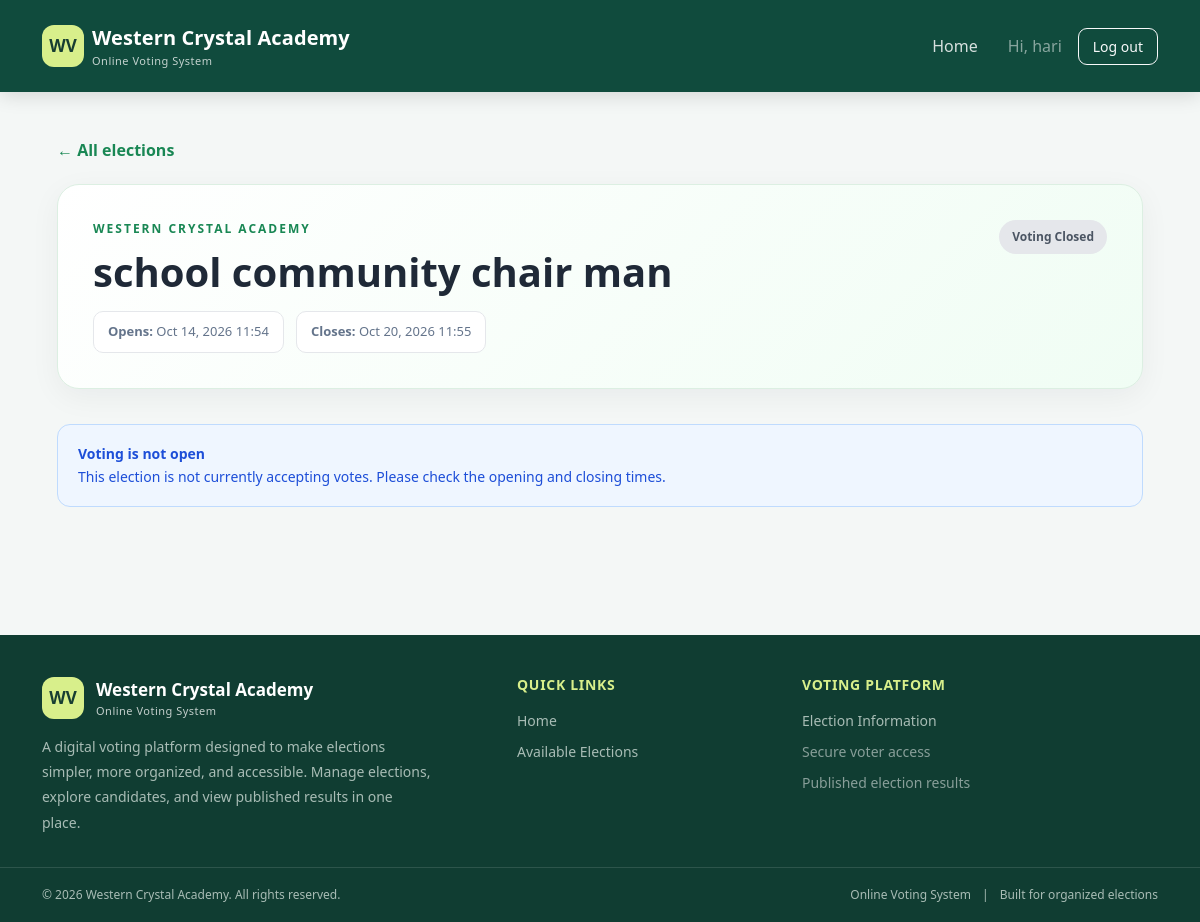
The app's page /voting/elections/2/ (signed in) with its own data.
### voting/models.py (models this page shows, shortened)
class Election(models.Model):
    title = models.CharField(max_length=150)
    description = models.TextField(blank=True)
    opens_at = models.DateTimeField()
    closes_at = models.DateTimeField()
    is_published = models.BooleanField(default=False)
    results_published = models.BooleanField(default=False)
    created_at = models.DateTimeField(auto_now_add=True)
    class Meta:
        ordering = ["-opens_at"]
    @property
    def is_open(self):
        now = timezone.now()
        return (
            self.is_published
            and self.opens_at <= now <= self.closes_at
        )

### voting/views.py (the view)
# urls.py: path("elections/<int:election_id>/", views.election_detail, name="election_detail"),
@login_required
def election_detail(request, election_id):
    election = get_object_or_404(
        Election,
        pk=election_id,
        is_published=True,
    )
    profile = getattr(
        request.user,
        "voter_profile",
        None,
    )
    has_voted = Participation.objects.filter(
        election=election,
        voter=request.user,
    ).exists()
    candidates = election.candidates.filter(
        is_active=True,
    ).order_by("full_name")
    return render(
        request,
        "voting/election_detail.html",
        {
            "election": election,
            "candidates": candidates,
            "profile": profile,
            "has_voted": has_voted,
            "is_open": election.is_open,
        },
    )

### templates/voting/election_detail.html (shortened to what this page needs)
{% extends "base.html" %}
{% block content %}
<div class="election-page">
    <a href="{% url 'home' %}" class="back-link">
        &larr; All elections
    </a>
    <section class="election-header">
        <div class="d-flex flex-wrap justify-content-between align-items-start gap-3">
            <div style="flex: 1; min-width: 0;">
                <p class="election-label">WESTERN CRYSTAL ACADEMY</p>
                <h1 class="election-title">
                    {{ election.title }}
                </h1>
            </div>
            {% if is_open %}
                <span class="election-status status-open">
                    Voting Open
                </span>
            {% else %}
                <span class="election-status status-closed">
                    Voting Closed
                </span>
            {% endif %}
        </div>
        <div class="election-dates">
            <div class="date-item">
                <strong>Opens:</strong>
                {{ election.opens_at|date:"M d, Y H:i" }}
            </div>
            <div class="date-item">
                <strong>Closes:</strong>
                {{ election.closes_at|date:"M d, Y H:i" }}
            </div>
        </div>
    </section>
    {% if not profile or not profile.is_eligible %}
        <div class="notice notice-warning">
            <strong>Voter approval required</strong><br>
            Your voter profile has not been approved yet.
            Please contact the election administrator.
        </div>
    {% elif has_voted %}
        <div class="notice notice-success">
            <strong>Participation recorded</strong><br>
            Your participation has been recorded for this election.
            You cannot vote again in this election.
        </div>
    {% else %}
        <div class="notice notice-info">
            <strong>Voting is not open</strong><br>
            This election is not currently accepting votes. Please check the opening and closing times.
        </div>
    {% endif %}
</div>
{% endblock %}

### templates/base.html (shortened to what this page needs)
<!doctype html>
<html lang="en">
<head>
    <link href="https://cdn.jsdelivr.net/npm/bootstrap@5.3.3/dist/css/bootstrap.min.css"
          rel="stylesheet">
</head>
<body>
<nav class="navbar navbar-expand-lg navbar-dark main-navbar">
    <div class="container">
        <a class="navbar-brand d-flex align-items-center gap-2"
           href="{% url 'home' %}">
            <span class="brand-mark">WV</span>
            <span>
                Western Crystal Academy
                <small class="d-block fw-normal opacity-75 brand-subtitle">
                    Online Voting System
                </small>
            </span>
        </a>
        <div class="collapse navbar-collapse" id="mainNavigation">
            <div class="navbar-nav ms-auto align-items-lg-center gap-lg-2">
                <a class="nav-link" href="{% url 'home' %}">
                    Home
                </a>
                {% if user.is_authenticated %}
                    <span class="navbar-text text-white-50 px-lg-2">
                        Hi, {{ user.username }}
                    </span>
                    <form method="post" action="{% url 'logout' %}" class="m-0">
                        <button type="submit" class="btn btn-sm btn-outline-light btn-logout">
                            Log out
                        </button>
                    </form>
                {% endif %}
            </div>
        </div>
    </div>
</nav>
<main class="container page-main">
    {% block content %}{% endblock %}
</main>
<footer class="site-footer">
    <div class="container footer-main">
        <div class="row g-4">
            <div class="col-lg-5 col-md-6">
                <div class="footer-brand">
                    <span class="brand-mark">WV</span>
                    <span>
                        Western Crystal Academy
                        <small class="d-block fw-normal brand-subtitle opacity-75">
                            Online Voting System
                        </small>
                    </span>
                </div>
                <p class="footer-description mb-0">
                    A digital voting platform designed to make elections
                    simpler, more organized, and accessible. Manage elections,
                    explore candidates, and view published results in one place.
                </p>
            </div>
            <div class="col-lg-3 col-md-6">
                <h6 class="footer-heading">Quick Links</h6>
                <div class="footer-links">
                    <a href="{% url 'home' %}">Home</a>
                    {% if user.is_authenticated %}
                        <a href="{% url 'home' %}">Available Elections</a>
                    {% else %}
                        <a href="{% url 'login' %}">Voter Login</a>
                        <a href="{% url 'register' %}">Create an Account</a>
                    {% endif %}
                </div>
            </div>
            <div class="col-lg-4 col-md-6">
                <h6 class="footer-heading">Voting Platform</h6>
                <div class="footer-links">
                    <a href="{% url 'home' %}">Election Information</a>
                    <span class="text-white-50 small">
                        Secure voter access
                    </span>
                    <span class="text-white-50 small">
                        Published election results
                    </span>
                </div>
            </div>
        </div>
    </div>
    <div class="footer-bottom">
        <div class="container">
            <div class="row align-items-center gy-2">
                <div class="col-md-6 text-center text-md-start">
                    &copy; {% now "Y" %} Western Crystal Academy.
                    All rights reserved.
                </div>
                <div class="col-md-6 text-center text-md-end">
                    <span>Online Voting System</span>
                    <span class="mx-2">|</span>
                    <span>Built for organized elections</span>
                </div>
            </div>
        </div>
    </div>
</footer>
</body>
</html>

### templates/base.html (style rules this page uses)
:root { --brand: #176b55; --brand-dark: #104b3d; --brand-light: #21856a; --accent: #d8ef8b; --page: #f4f7f6; --text: #1d2b27; --muted: #a8bcb5; }
* { box-sizing: border-box; }
html { scroll-behavior: smooth; scroll-padding-top: 90px; }
body { min-height: 100vh; display: flex; flex-direction: column; margin: 0; background: var(--page); color: var(--text); font-family: "Segoe UI", Arial, sans-serif; }
.main-navbar { position: fixed; top: 0; left: 0; right: 0; z-index: 1030; background: var(--brand-dark); box-shadow: 0 4px 18px rgba(0, 0, 0, 0.13); min-height: 76px; }
.main-navbar .container { min-height: 76px; }
.navbar-brand { color: #fff !important; font-weight: 700; letter-spacing: 0.1px; }
.brand-mark { width: 42px; height: 42px; flex-shrink: 0; border-radius: 12px; background: var(--accent); color: #173e32; display: grid; place-items: center; font-size: 17px; font-weight: 800; }
.brand-subtitle { font-size: 11px; letter-spacing: 0.5px; }
.navbar-nav .nav-link { color: rgba(255, 255, 255, 0.83); font-weight: 500; padding: 10px 14px !important; border-radius: 8px; transition: background 0.2s ease, color 0.2s ease; }
.btn-logout { border-radius: 9px; padding: 7px 14px; }
.page-main { flex: 1; width: 100%; padding-top: 108px !important; padding-bottom: 48px !important; }
.site-footer { margin-top: auto; background: #103d32; color: #fff; }
.footer-main { padding-top: 42px; padding-bottom: 32px; }
.footer-brand { display: flex; align-items: center; gap: 12px; margin-bottom: 15px; font-weight: 700; font-size: 17px; }
.footer-description { max-width: 390px; color: var(--muted); font-size: 14px; line-height: 1.8; }
.footer-heading { margin-bottom: 16px; color: var(--accent); font-size: 14px; font-weight: 700; letter-spacing: 0.7px; text-transform: uppercase; }
.footer-links { display: flex; flex-direction: column; gap: 10px; }
.footer-links a { width: fit-content; color: var(--muted); text-decoration: none; font-size: 14px; transition: color 0.2s ease, transform 0.2s ease; }
.footer-bottom { border-top: 1px solid rgba(255, 255, 255, 0.12); padding-top: 18px; padding-bottom: 18px; color: var(--muted); font-size: 12px; }

### templates/voting/election_detail.html (style rules this page uses)
.election-page { max-width: 1200px; margin: 0 auto; padding: 30px 15px 60px; color: #1f2937; }
.back-link { display: inline-flex; align-items: center; gap: 8px; color: #198754; text-decoration: none; font-weight: 600; margin-bottom: 22px; transition: color 0.2s ease; }
.election-header { position: relative; overflow: hidden; background: linear-gradient(135deg, #ffffff, #f0fdf4); border: 1px solid #dcefe2; border-radius: 22px; padding: 35px; margin-bottom: 35px; box-shadow: 0 8px 30px rgba(15, 23, 42, 0.05); }
.election-label { color: #198754; font-size: 12px; font-weight: 800; letter-spacing: 2px; margin-bottom: 10px; }
.election-title { font-size: clamp(27px, 4vw, 40px); font-weight: 800; line-height: 1.2; margin: 0 0 15px; overflow-wrap: anywhere; }
.election-dates { display: flex; flex-wrap: wrap; gap: 12px; color: #64748b; font-size: 13px; }
.date-item { background: #ffffff; border: 1px solid #e5e7eb; border-radius: 10px; padding: 10px 14px; }
.election-status { display: inline-block; padding: 8px 13px; border-radius: 30px; font-size: 12px; font-weight: 700; white-space: nowrap; }
.status-closed { background: #e5e7eb; color: #4b5563; }
.notice { border-radius: 13px; padding: 17px 20px; margin: 20px 0; font-size: 14px; line-height: 1.7; }
.notice-info { background: #eff6ff; border: 1px solid #bfdbfe; color: #1d4ed8; }

### records on screen
Election: title "school community chair man", opens_at "Oct 14, 2026 11:54", closes_at "Oct 20, 2026 11:55"

### other values on screen
{{ user.username }} "hari"
